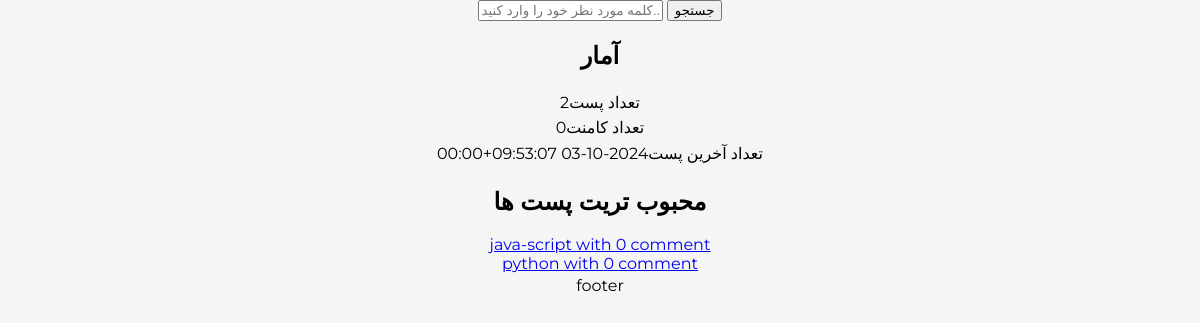
The app's page /, older data.
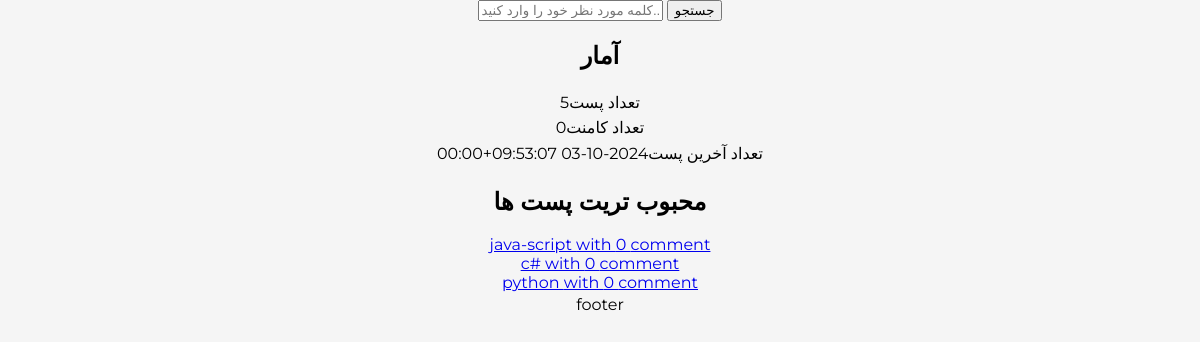
The same page, newer data.
### bloog/models.py (models this page shows, shortened)
class Post(models.Model):
    class Status(models.TextChoices):
        DRAFT='DR','DRAFT'
        PUBLISHED='PB','PUBLISHED'
        REGECTED='RG','REGECTED'
    title = models.CharField(max_length=20,verbose_name='عنوان')
    description = models.TextField(verbose_name='توضیحات')
    slug = models.SlugField(max_length=100,verbose_name='اسلاگ')
    status=models.CharField(max_length=2,choices=Status.choices,default=Status.DRAFT,verbose_name='وضعیت')
    author=models.ForeignKey(User, on_delete=models.CASCADE,related_name="user_post",verbose_name='نویسنده')
    publish = models.DateTimeField(default=timezone.now,verbose_name='تاریخ انتشار')
    create = models.DateTimeField(auto_now_add=True,verbose_name='ناریخ تولید')
    update = models.DateTimeField(auto_now=True,verbose_name='تاریخ بروزرسانی')
    objects = models.Manager()
    published = publishedManager()
    reading_time=models.PositiveIntegerField(verbose_name='زمان مطالعه',default='14')
    class Meta:
        ordering = ['-publish']
        indexes=[
            models.Index(fields=['-publish'])
        ]
        verbose_name_plural="پست ها"

### bloog/views.py (the view)
# urls.py: path('',index,name='index'),
def index(request):
    return render(request,'blog/index.html')

### bloog/models.py (called while the page is built)
    def get_queryset(self):
        return super().get_queryset().filter(status=Post.Status.PUBLISHED)

### bloog/templatetags/blog_tags.py (called while the page is built)
@register.simple_tag()
def total_posts():
    return Post.published.count()

@register.simple_tag()
def total_comment():
    return Comment.objects.filter(active=True).count()

@register.simple_tag()
def last_post():
    return Post.published.last().publish

@register.simple_tag()
def popular_post(count=3):
    p=Post.published.annotate(comment_count=Count('comments')).order_by('-comment_count')[:count]
    return p

### bloog/templates/blog/index.html (shortened to what this page needs)
{% extends 'parent/base.html' %}
{%load blog_tags%}
{% block content %}
<h2>آمار</h2>
<p>تعداد پست{% total_posts %}</p>
<p>تعداد کامنت{% total_comment %}</p>
<p>تعداد آخرین پست{% last_post %}</p>
<h2>محبوب تریت پست ها</h2>
{%  popular_post as pop_posts %}
{% for post in pop_posts %}
            <a href="{post.get_absolute_url}" >{{ post.title }} with {{post.comment_count}} comment</a>
            <br>
{% endfor%}
{% endblock %}

Row changes from the older to the newer data that the page shows:
now on this page (row edited): Post: title "c#", comment_count "0"
Text that changed along with them:
text no longer shown: "2"
text now shown: "5"
